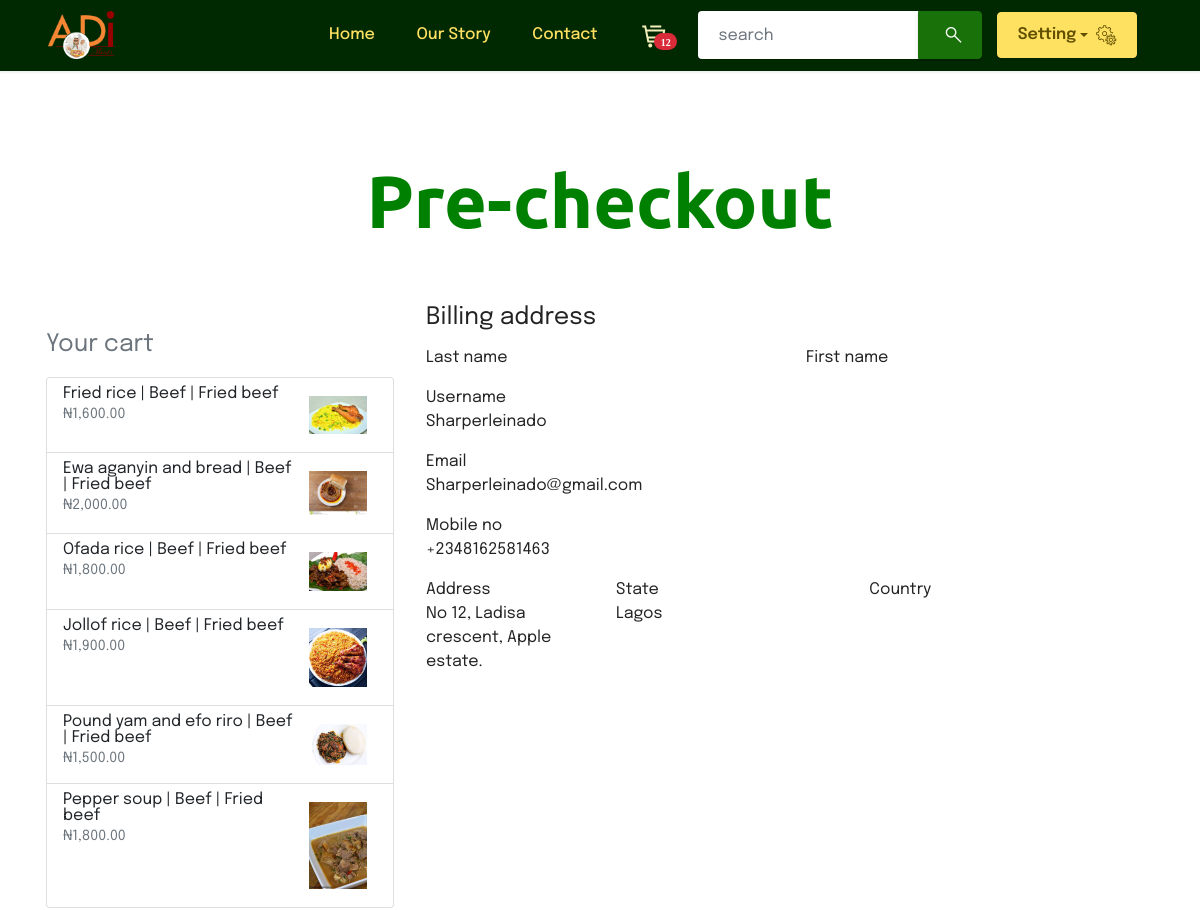
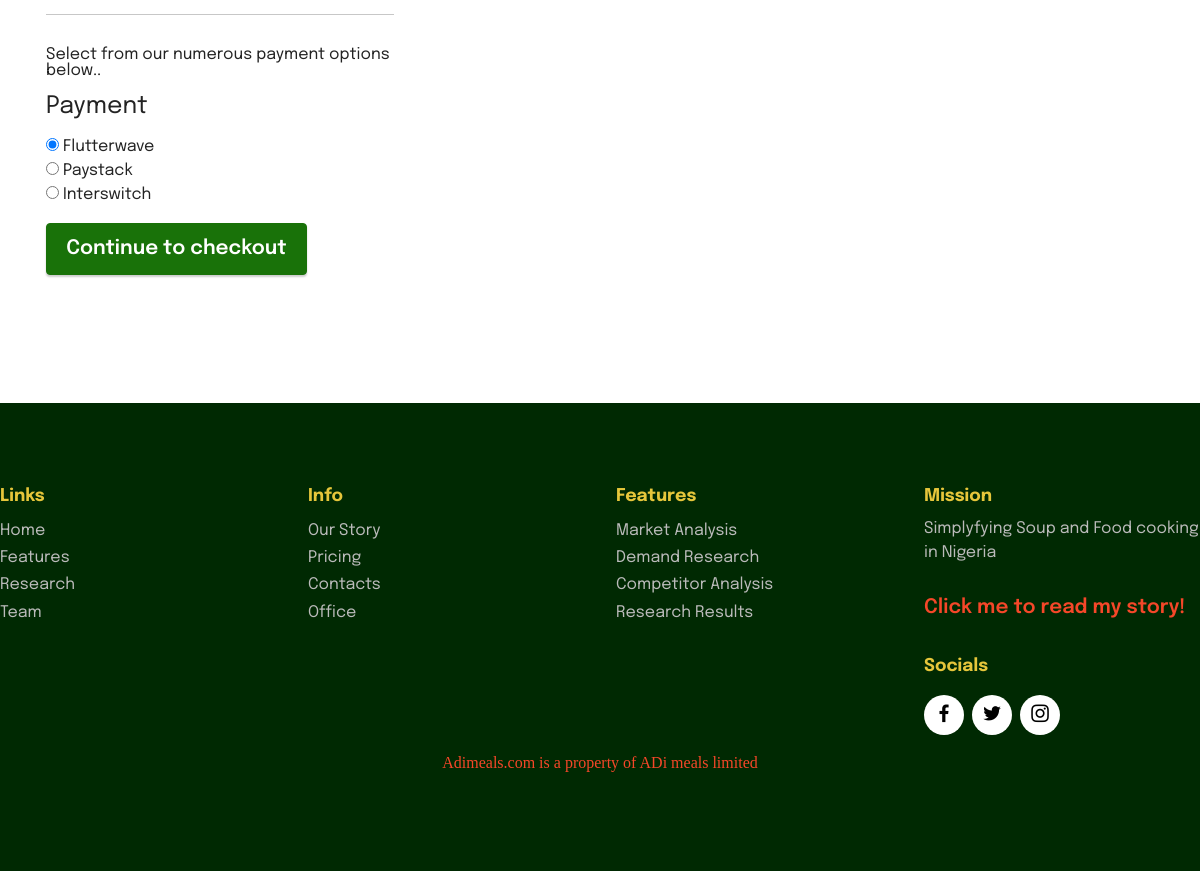
The page /cart/checkout/ (signed in) on the database its author committed (2 pictures, top to bottom).
### authentication/models.py (models this page shows, shortened)
class User(AbstractUser):
    pass

class Mobile(models.Model):
    user = models.ForeignKey(User, on_delete=models.CASCADE, default=None)
    phone_no = PhoneNumberField()

### address/models.py (models this page shows, shortened)
class UserAddress(models.Model):
    user = models.ForeignKey(User,on_delete=models.CASCADE,default=None)
    state = models.CharField(max_length=50)
    division = models.CharField(max_length=50, null=True)
    lga = models.CharField(max_length=50, null=True)
    lcda = models.CharField(max_length=50, null=True)
    street_name = models.CharField(max_length=300, null=True)

### cart/models.py (models this page shows, shortened)
class CartItemsFood(models.Model):
    cart = models.ForeignKey(Cart, on_delete=models.CASCADE, related_name="cartitems")
    content_type = models.ForeignKey(ContentType, on_delete=models.CASCADE)
    quantity = models.IntegerField(default=0)
    food_category = models.CharField(max_length=30,default="mini box")
    protein = models.CharField(max_length=30,default="beef")
    subprotein = models.CharField(max_length=30,default="fried beef")
    object_id = models.PositiveIntegerField()
    content_object = fields.GenericForeignKey('content_type', 'object_id')
    transactions = GenericRelation(Transactions)
    def total_price(self,food_category):
        food_model = ContentType.objects.get(model="food")
        soup_model = ContentType.objects.get(model="soup")
        if self.content_type == food_model:
            total_price = self.quantity*self.content_object.food_price
        elif self.content_type == soup_model and food_category == "mini":
            total_price = self.quantity*self.content_object.mini_box_price
        elif self.content_type == soup_model and food_category == "medium":
            total_price = self.quantity*self.content_object.medium_box_price
        else:
            total_price = self.quantity*self.content_object.mega_box_price
        return total_price

### food_app/models.py (models this page shows, shortened)
class Food(models.Model):
    image = models.ImageField(upload_to="media", height_field=None, width_field=None, max_length=None)
    food_item = models.CharField(max_length=30)
    food_price = models.DecimalField(max_digits=30,decimal_places=2)
    slug = models.SlugField(max_length=250,null=True,blank=True)
    cart = GenericRelation(CartItemsFood)
    transactions = GenericRelation(Transactions)

### cart/views.py (the view, shortened to what this page needs)
# urls.py: path('checkout/',views.checkout,name='checkout'),
def checkout(request):
    address = ""
    cart = ""
    new_cartitems = ""
    cart_pk = ""
    username = ""
    phone_no = ""
    email = ""
    try:
        if request.user.is_authenticated:
            cart = Cart.objects.get(user=request.user)
            address = UserAddress.objects.get(user=request.user)
            username = address.user.username
            email = address.user.email
            mobile = Mobile.objects.get(user=request.user)
            phone_no = mobile.phone_no
            new = request.session.get('cartitems')
            del new
        else:
            cart = Cart.objects.get(session_id=request.session['cart_users'],is_paid=False)
            address = "Anonymousstreet.com"
            username = "Anonymous-User"
            email = "Anonymoususer@gmail.com"
            phone_no = "081-AnonymousUser"
        cartitems = cart.cartitems.all()
        new_cartitems = returns_item(cartitems,"mini_box")
    except Mobile.DoesNotExist:
        messages.info(request,"Add Mobile No before proceeding to pay!")
        return redirect('authentication:mobile')
    return render(request,'cart/checkout.html',{
        'address':address,
        'username':username,
        'email': email,
        'food':food_model,
        'soup':soup_model,
        'new':new_cartitems,
        'phone_no':phone_no,
        })

### cart/models.py (called while the page is built)
    def total_quantity(self):
        cartitems = self.cartitems.all()
        total_price = sum([item.quantity for item in cartitems])
        return total_price

### cart/views.py (called while the page is built)
def returns_item(items,food_category):
    new_items = []
    for item in items:
        if item.content_type == food_model:
            total_price = item.total_price(item.food_category)
            new_list = [item,total_price]
            new_items.append(new_list)
        elif item.content_type == soup_model and item.food_category == item.food_category:
            total_price = item.total_price(item.food_category)
            new_list = [item,total_price]
            new_items.append(new_list)
    return new_items

### my_site/context_processors.py (called while the page is built)
def context_render(request):
    cart = ""
    fname = ""
    cart_quantity = ""
    try:
        if request.user.is_authenticated:
            cart = Cart.objects.get(user=request.user)
            cart_quantity = cart.total_quantity()
            fname = request.user.first_name
        else:
            cart = Cart.objects.get(session_id=request.session['cart_users'],is_paid=False)
            cart_quantity = cart.total_quantity()
            fname = "Anonymous"
    except:
        cart_quantity = 0
    return {'cart':cart,'cart_quantity':cart_quantity,'fname':fname}

### cart/templates/cart/checkout.html (shortened to what this page needs)
{% extends "base/base.html" %}
{% block pageBody %}
{% load static %}
<section data-bs-version="5.1" class="image2 cid-u0tuxl367X" id="image2-7">
    <div class="container">
        <div class="mbr-section-head">
            <div class="col-md-12 col-lg-10 m-auto align-center">
                <h1 class="mbr-section-title mbr-white mbr-fonts-style mb-3 display-1" style="color:green;" ><strong>Pre-checkout</strong></h1>
            </div>
        </div><br><br>
    <div class="row">
        <div class="col-md-8 order-md-1 display-4 ">
            <h4 class="mb-3">Billing address</h4>
                <div class="row">
                    <div class="col-md-6 mb-3">
                        <label for="firstName">First name</label>
                    </div>
                    <div class="col-md-6 mb-3">
                        <label for="lastName">Last name</label>
                    </div>
                </div>
                <div class="mb-3">
                    <label for="username">Username</label>
                    <div class="input-group">
                        {{username | capfirst}}
                    </div>
                </div>
                <div class="mb-3">
                    <label for="email">Email</label>
                    <div class="input-group">
                        {{email | capfirst}}
                    </div>
                </div>
                <div class="mb-3">
                    <label for="mobile_no">Mobile no</label>
                    <div class="input-group">
                        {{phone_no}}
                    </div>
                </div>
                <div class="row">
                    <div class="col-md-5 mb-3">
                        <label for="country">Country</label>
                    </div>
                    <div class="col-md-4 mb-3">
                        <label for="state">State</label>
                        <div class="input-group">
                            {{address.state | capfirst}}
                        </div>
                    </div>
                    {% if user.is_authenticated %}
                    <div class="col-md-3 mb-3">
                        <label for="address">Address</label>
                            <div class="input-group">
                                {{address.street_name | capfirst}} {{address.area|capfirst}} {{address.city|capfirst}}
                            </div>
                    </div>
                    {% endif %}
                </div>
        </div>
        <div class="col-md-4 order-md-2 mb-4 display-4 ">
            <br>
            <h4 class="d-flex justify-content-between align-items-center mb-3">
                <span class="text-muted">Your cart</span>
                <span class="badge badge-secondary badge-pill">3</span>
            </h4>
            <ul class="list-group mb-3">
                {% for item in new %}
                <li class="list-group-item d-flex justify-content-between lh-condensed">
                    {% if item.0.content_type == food %}
                    <div>
                        <h6 class="my-0">{{item.0.content_object.food_item|capfirst}} | {{item.0.protein|capfirst}} | {{item.0.subprotein|capfirst}}</h6>
                        <small class="text-muted">₦{{item.1}}</small>
                    </div>
                    <div class="col-md-3 text-left">
                        <img src={{item.0.content_object.image.url}} style="padding:10px" class="img-fluid" alt="Adi Foods"
                        data-bs-slide-to="4" data-slide-to="4" class="img-fluid d-none d-md-block rounded mb-2 shadow ">
                    </div>
                    {% endif %}
                </li>
                {% endfor %}
            </ul>
            <hr class="mb-4">
                <p>Select from our numerous payment options below..</p>
            <h4 class="mb-3">Payment</h4>
            {% if user.is_authenticated %}
                <form method="POST" class="needs-validation" novalidate>
                <div class="d-block my-3">
                    <div class="custom-control custom-radio">
                        <input id="flutterwave" name="paymentMethod" value="flutterwave" type="radio" class="custom-control-input" checked required>
                        <label class="custom-control-label" for="flutterwave">Flutterwave</label>
                    </div>
                    <div class="custom-control custom-radio">
                        <input id="paystack" name="paymentMethod" value="paystack" type="radio" class="custom-control-input" required>
                        <label class="custom-control-label" for="paystack">Paystack</label>
                    </div>
                    <div class="custom-control custom-radio">
                        <input id="interswitch" name="paymentMethod" value="interswitch" type="radio" class="custom-control-input" required>
                        <label class="custom-control-label" for="interswitch">Interswitch</label>
                    </div>
                </div>
                <button class="btn btn-primary btn-lg btn-block" type="submit">Continue to checkout</button>
            </form>
            {% endif %}
        </div>
    </div>
</div>
</section>
{% endblock %}

### static/assets/theme/css/style.css (style rules this page uses)
section { background-color: #ffffff; }
body { font-style: normal; line-height: 1.5; font-weight: 400; color: #232323; position: relative; }
button { background-color: transparent; border-color: transparent; }
section, .container, .container-fluid { position: relative; word-wrap: break-word; }
.mbr-section-title { font-style: normal; line-height: 1.3; }
h1, h2, h3, h4, h5, h6, .display-1, .display-2, .display-4, .display-5, .display-7, span, p, a { line-height: 1; word-break: break-word; word-wrap: break-word; font-weight: 400; }
b, strong { font-weight: bold; }
section { background-position: 50% 50%; background-repeat: no-repeat; background-size: cover; }
.mbr-white { color: #ffffff; }
.align-center { text-align: center; }
img, iframe { display: block; width: 100%; }
.btn { font-weight: 600; border-width: 1px; font-style: normal; margin: 0.6rem 0.6rem; white-space: normal; transition: all 0.2s ease-in-out; display: inline-flex; align-items: center; justify-content: center; word-break: break-word; }
.btn-lg { font-weight: 600; letter-spacing: 0px; transition: all 0.3s ease-in-out; }
[type=submit] { -webkit-appearance: none; }
.row { display: -webkit-flex; -webkit-flex-wrap: wrap; }
html, body { height: auto; min-height: 100vh; }
form .btn { display: flex; padding: 0.6rem 1.2rem; margin: 0; }
.form-control, form .btn { min-height: 48px; }
ul, ol, pre, blockquote { margin-bottom: 2.3125rem; }
.mb-4 { margin-bottom: 2rem !important; }
@media (min-width: 992px) { .container { padding-left: 16px; padding-right: 16px; } }
@media (min-width: 992px) { .row { margin-left: -16px; margin-right: -16px; } }
@media (min-width: 992px) { .row > [class*=col] { padding-left: 16px; padding-right: 16px; } }

### static/master.css (style rules this page uses)
body { margin-top: 5px; }

### rows shown on the page
User: username "Sharperleinado", email "Sharperleinado@gmail.com"
Mobile: phone_no "+2348162581463"
UserAddress: state "Lagos", street_name "No 12, Ladisa crescent, Apple estate."
CartItemsFood: content_type+object "Fried rice", protein "Beef", subprotein "Fried beef", item "1,600.00", content_type+object (picture)
CartItemsFood: content_type+object "Ewa aganyin and bread", protein "Beef", subprotein "Fried beef", item "2,000.00", content_type+object (picture)
CartItemsFood: content_type+object "Ofada rice", protein "Beef", subprotein "Fried beef", item "1,800.00", content_type+object (picture)
CartItemsFood: content_type+object "Jollof rice", protein "Beef", subprotein "Fried beef", item "1,900.00", content_type+object (picture)
CartItemsFood: content_type+object "Pound yam and efo riro", protein "Beef", subprotein "Fried beef", item "1,500.00", content_type+object (picture)
CartItemsFood: content_type+object "Pepper soup", protein "Beef", subprotein "Fried beef", item "1,800.00", content_type+object (picture)

### other values the page prints
{{ cart_quantity }} "12"
